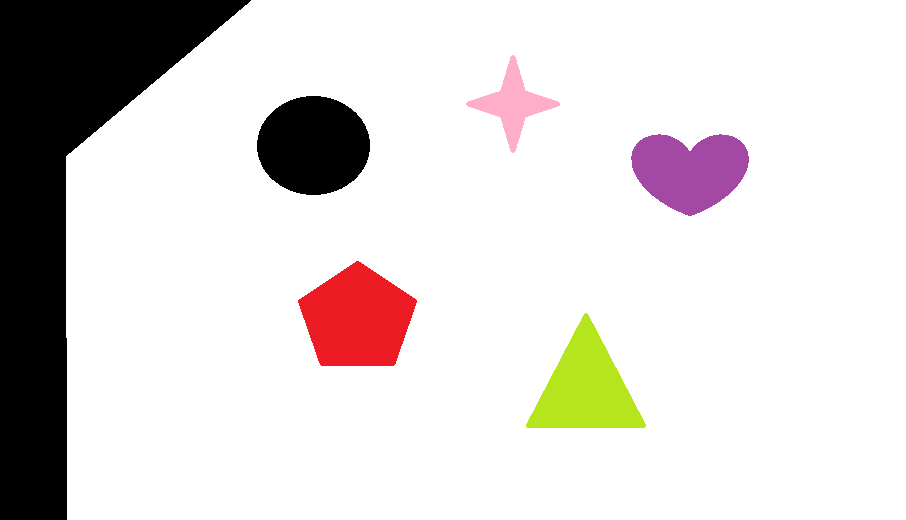
#> input picture SEM 2/IP/Practical/Img/drawen.png, 906 x 520 px, found by its file name
$ python edge_detect_img.py
#> lines starting #> are read from the running program, lines starting #| are printed output that depends on the picture; after the words box and inside, x2 and y2 are one past the last pixel; in counts of white or black regions, pixels touching at a corner belong together
import cv2

img = cv2.imread("Img\\drawen.png")
#> img is the input picture: shape (520, 906, 3); mean B, G, R 214.5, 215.9, 220.9
edge_img = cv2.Canny(img,100,200)
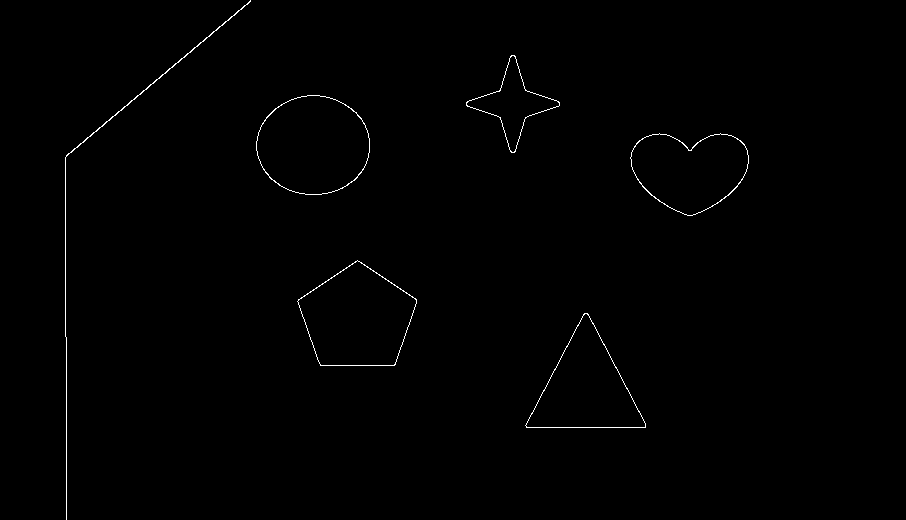
#> edge_img: shape (520, 906); 0.51% white in thin lines or dots, all inside (x1, y1, x2, y2) = (65, 0, 749, 520)

cv2.imshow("Original", img)
cv2.imshow("edge_img", edge_img)

cv2.waitKey(0)
cv2.destroyAllWindows()

$ run again, with SEM 2/IP/Practical/Img/circle.png copied over SEM 2/IP/Practical/Img/drawen.png
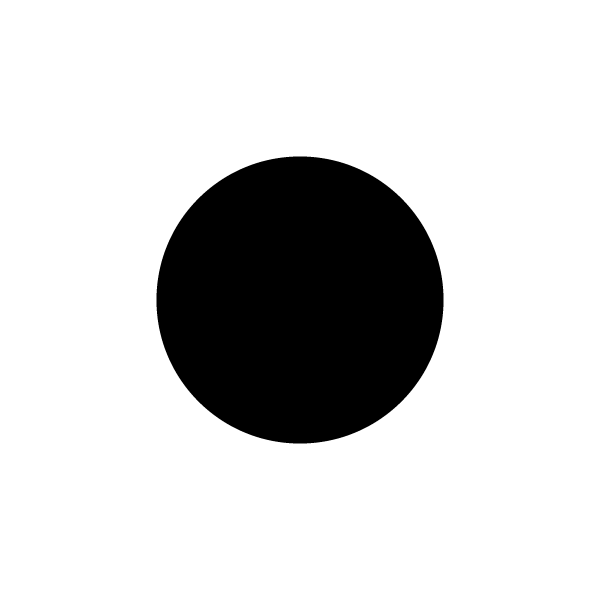
#> input picture SEM 2/IP/Practical/Img/circle.png, 601 x 602 px, found by its file name
#> img is the input picture: shape (602, 601, 3); min 0, max 255, mean 209.3
#> `edge_img = cv2.Canny(img,100,200)`:
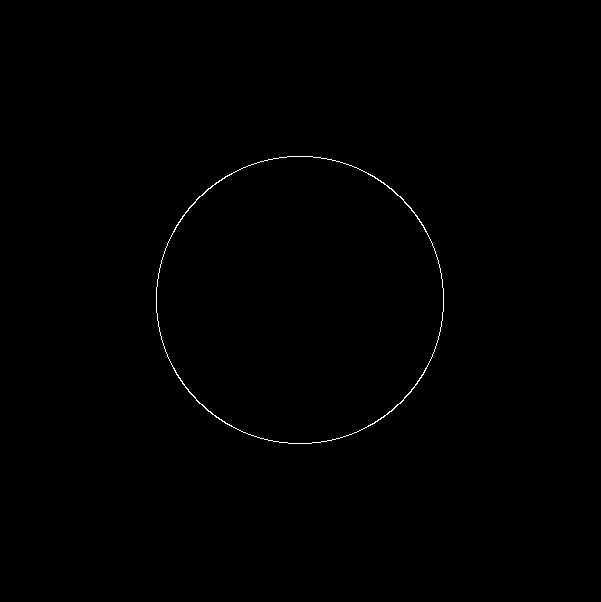
#> edge_img: shape (602, 601); 0.28% white in thin lines or dots, all inside (x1, y1, x2, y2) = (156, 156, 444, 444)
